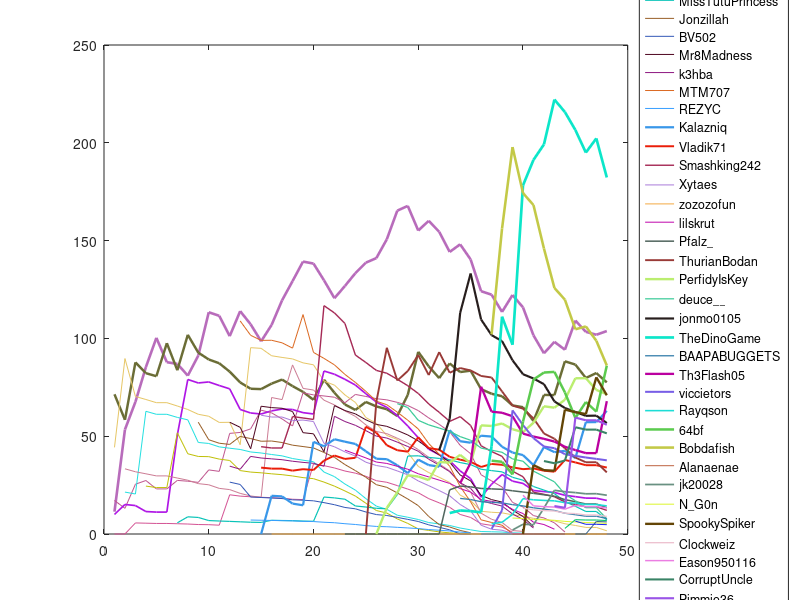

Source code (MATLAB):
clear
close all

%%%%%%%%%%%%%%%%%%%%%%%%%%%%%%%%%%%%%%%%%%%%%%%%%%%%%%%%%%%%%%%%%%%%%%%%%%%
% UltraHardCore Team Selector
%%%%%%%%%%%%%%%%%%%%%%%%%%%%%%%%%%%%%%%%%%%%%%%%%%%%%%%%%%%%%%%%%%%%%%%%%%%
% This code was made to randomly assemble teams for The Diorite Experts
% UltraHardCore. However, this code can also be used for different UHC
% competitions, providing a similar ranking system is adopted.
% See more at: https://github.com/Snodog627/TheDioriteExpertsUHC

% The code at first defines the players and their scores. The players that
% are participating in the current season are then selected and some
% simulation criteria may be specified. New players' scores are denoted by
% NaN.

%% Information
addpath('Data','Functions','Figures')
load('DataS46.mat')

%% Visualization
NoP = size(Players,2);
NoS = size(Seasons,2);
legdata = cell(NoP,1);
for i = 1:NoP
    if ~isnan(Players(i).RankPosition(NoS))
        LineSize = 2*(1 - (Players(i).RankPosition(NoS)+0.5)/NoP);
    else
        LineSize = 0.1;
    end
    Col = rand(1,3);
    legdata{i} = Players(i).PlayerName;
    
    figure(1)
    plot(1:NoS,Players(i).RankHistory,'LineWidth',LineSize,'Color',Col)
    hold on
end
legend(legdata,'location','eastoutside','Interpreter','none')
